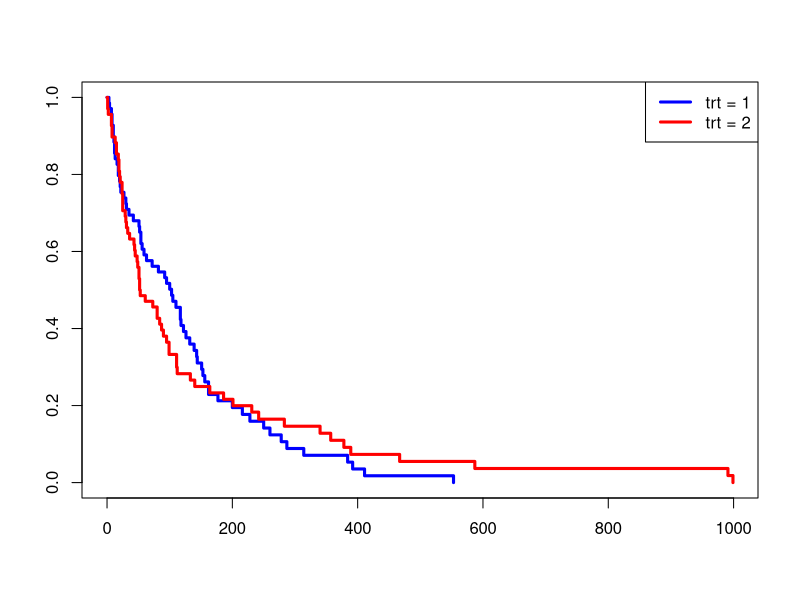

Write R code to recreate this figure.
## ---- chunk 1
library(survival)

S_trt <- survfit(Surv(time, status) ~ trt, data = veteran)

plot(S_trt, 
     col = c("blue", "red"),
     lwd = 3)

legend("topright", 
       c("trt = 1", "trt = 2"), 
       lty = 1,
       lwd = 3,
       col = c("blue", "red"))
## ---- chunk 2
WT <- survdiff(Surv(time, status) ~ trt, data = veteran, rho = 1)
WT
